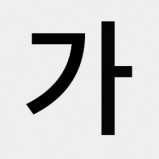
#> input picture sample_dbmaker/image/kor.jpg, 159 x 159 px
$ python Random_blur.py
#> lines starting #> are read from the running program, lines starting #| are printed output that depends on the picture; after the words box and inside, x2 and y2 are one past the last pixel; in counts of white or black regions, pixels touching at a corner belong together
import cv2
import random

orig  = cv2.imread("../image/kor.jpg")
#> orig is the input picture: shape (159, 159, 3); min 0, max 251, mean 207.5
height, width, channel = orig.shape
#> height = 159; width = 159; channel = 3

dummy, orig = cv2.threshold(cv2.cvtColor(orig, cv2.COLOR_BGR2GRAY), 0xFF >> 1, 0xFF, cv2.THRESH_BINARY_INV)
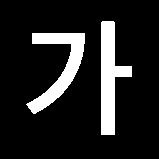
#> orig: shape (159, 159); 13.7% white; 2 white regions, box (x1, y1, x2, y2) and area: (101, 21, 132, 135) 1781, (26, 33, 85, 114) 1677
#> dummy = 127

cv2.imshow("original", orig)
cv2.moveWindow("original", 0,0)

for i in range(0, 50):
	mode = random.randrange(0,3)

	if mode == 0:
		ksize = (random.randrange(1,6) * 2 + 1, random.randrange(1,6) * 2 + 1)
		blur = cv2.blur(orig, ksize)

	elif mode == 1:
		ksize = (random.randrange(1,6) * 2 + 1, random.randrange(1,6) * 2 + 1)
		blur = cv2.GaussianBlur(orig, ksize, 0)

	else:
		msize = random.randrange(1, 6) * 2 + 1
		blur = cv2.medianBlur(orig, msize)

	cv2.imshow("blur", blur)
	cv2.moveWindow("blur", 0, 300);

	dummy, bnr = cv2.threshold(blur, 0xFF >> 1, 0xFF, cv2.THRESH_BINARY)
	cv2.imshow("bnr", bnr)
	cv2.moveWindow("bnr", 0, 600);

	cv2.waitKey(50)
#> this loop made 50 passes
#> pass 1, `blur = cv2.GaussianBlur(orig, ksize, 0)`:
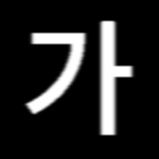
#> blur: shape (159, 159); min 0, max 255, mean 34.9
#> pass 2, `blur = cv2.GaussianBlur(orig, ksize, 0)`:
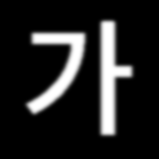
#> blur: shape (159, 159); min 0, max 255, mean 34.9
#> pass 2, `dummy, bnr = cv2.threshold(blur, 0xFF >> 1, 0xFF, cv2.THRESH_BINARY)`:
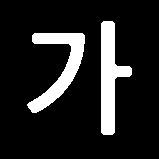
#> bnr: shape (159, 159); 13.6% white; 2 white regions, box (x1, y1, x2, y2) and area: (101, 21, 132, 135) 1771, (27, 33, 85, 113) 1666
#> after the loop: blur: shape (159, 159); 13.5% white; 2 white regions, box (x1, y1, x2, y2) and area: (101, 21, 132, 135) 1761, (28, 33, 85, 113) 1657
